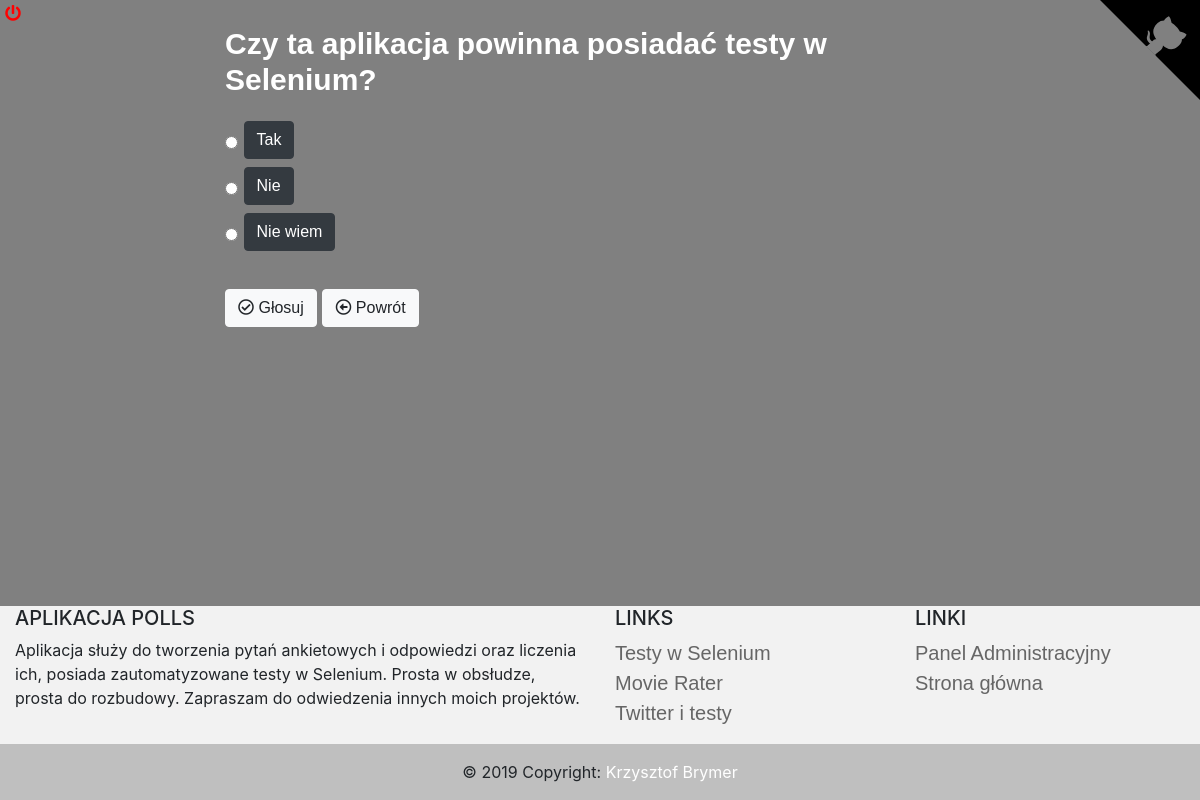
The app's page /polls/8/ with its own data.
### polls/models.py (models this page shows, shortened)
class Question(models.Model):
    question_text = models.CharField(max_length=200)
    pub_date = models.DateTimeField('Date published')
    def was_published_recently(self):
        now = timezone.now()
        return now - datetime.timedelta(days=1) <= self.pub_date <= now
    was_published_recently.admin_order_field = 'pub_date'
    was_published_recently.boolean = True
    was_published_recently.short_description = 'Published recently?'

class Choice(models.Model):
    question = models.ForeignKey(Question, on_delete=models.CASCADE)
    choice_text = models.CharField(max_length=200)
    votes = models.IntegerField(default=0)

### polls/views.py (the view)
# urls.py: path('<int:pk>/', views.DetailView.as_view(), name='detail'),
class DetailView(generic.DetailView):
    model = Question
    template_name = 'polls/detail.html'
    def get_queryset(self):
        return Question.objects.filter(pub_date__lte=timezone.now())

### polls/templates/polls/detail.html (shortened to what this page needs)
{% extends 'polls/base.html' %}
{% block body %}
    <div class="container">
        <h2>{{ question.question_text }}</h2>
        <form action="{% url 'polls:vote' question.id %}" method="post">
            {% for choice in question.choice_set.all %}
                <input type="radio" name="choice" id="choice{{ forloop.counter }}" value="{{ choice.id }}">
                <label class="btn btn-dark htn-lg" for="choice{{ forloop.counter }}">{{ choice.choice_text }}</label><br>
            {% endfor %}
            <br>
            <button type="submit" class="btn btn-light"><i class="far fa-check-circle"></i> Głosuj</button>
            <a class="btn btn-light" href="{% url 'polls:index' %}"><i class="far fa-arrow-alt-circle-left"></i> Powrót</a>
         </form>
    </div>
{% endblock %}

### static/polls/style.css (style rules this page uses)
html, body { background: grey; height: 100%; width: 100%; margin: 0; display: table; }
h2 { font-size: 30px; font-family: 'Arial'; font-weight: bold; padding-bottom: 15px; width: 100%; color: white; }
form { color: White; font-size: 20px; font-family: 'Arial'; }
.container { width: 65%; margin: auto; }

### records on screen
Question: question_text "Czy ta aplikacja powinna posiadać testy w Selenium?"
Choice: choice_text "Tak"
Choice: choice_text "Nie"
Choice: choice_text "Nie wiem"
